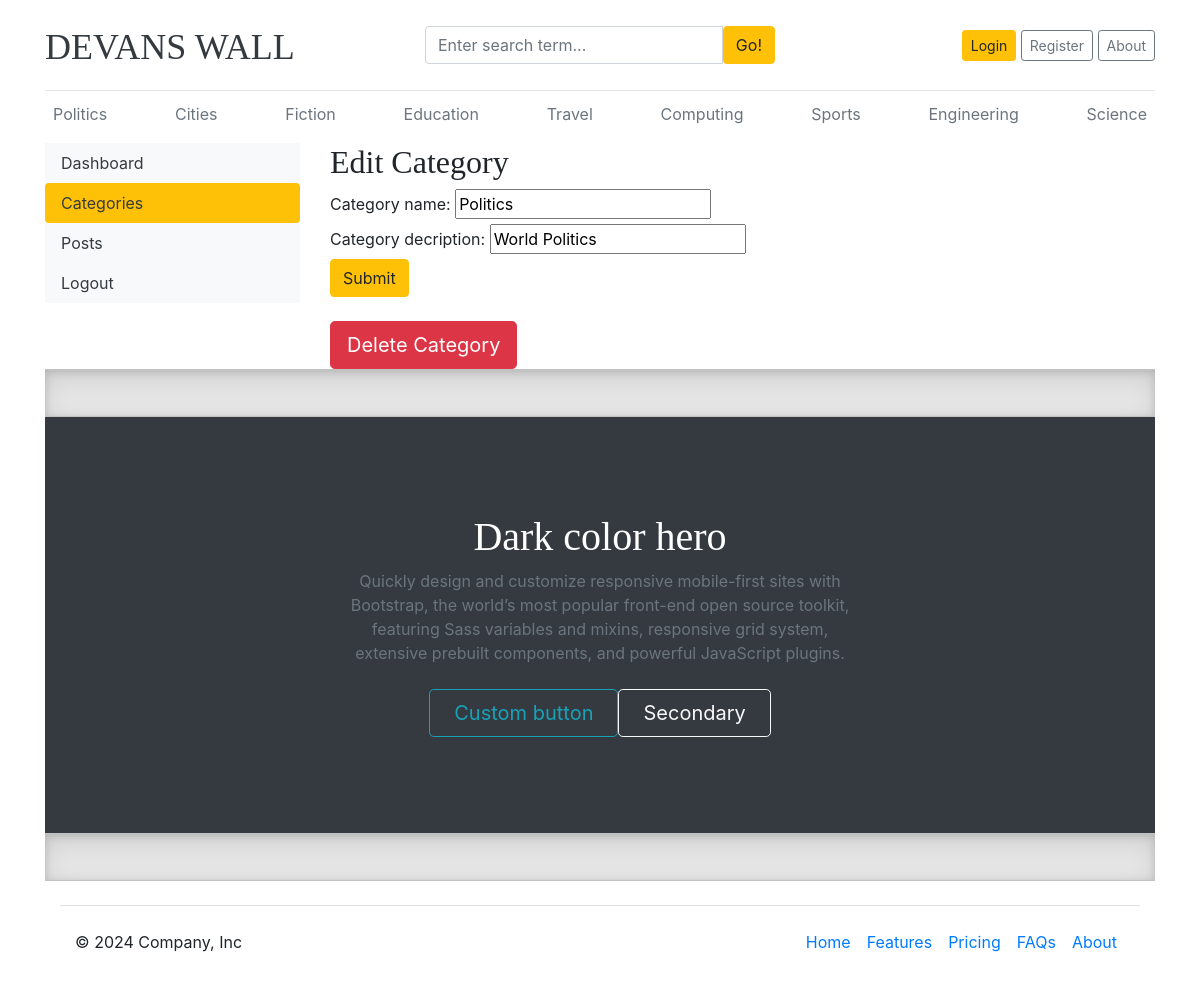
Screenshot of /CMS/dashboard/dashcategories/editcategory/11/ with the database file from the repository.
### blogs/models.py (models this page shows, shortened)
class Category(models.Model):
    category_name = models.CharField(max_length = 50, unique=True)
    category_decription = models.CharField(max_length = 150, unique=True, null=True)
    created_at = models.DateTimeField(auto_now_add =True)
    updated_at = models.DateTimeField(auto_now_add =True)
    class Meta:
        verbose_name_plural = 'Categories'

### Dashboards/views.py (the view)
# urls.py: path('dashcategories/editcategory/<int:pk>/', views.editcategory, name='editcategory'),
def editcategory(request, pk):
    catego = get_object_or_404(Category, pk=pk)
    if request.method=='POST':
        form = CategoryForm(request.POST, instance=catego)
        if form.is_valid():
            form.save()
            return redirect('dashcategories')
    form = CategoryForm(instance=catego)
    context = {
        'form': form,
        'catego': catego,
    }
    return render(request, 'Dash/editcategory.html', context)

### Dashboards/forms.py
class CategoryForm(forms.ModelForm):
    class Meta:
        model = Category
        fields = '__all__'

### blogs/context_processors.py (called while the page is built)
def get_categories(request):
    categories = Category.objects.all().order_by('-updated_at')
    return dict(categories=categories)

def get_social_links(request):
    social_links = SocialLink.objects.all()
    return dict(social_links=social_links)

def get_about(request):
    theabout = About.objects.all()
    return dict(theabout=theabout)

### templates/Dash/editcategory.html (shortened to what this page needs)
{% extends 'base.html' %}
{% block content %}
<div class="row">
    {% include 'Dash/dashsidebar.html' %}
    <div class="col-md-9">
        <h2>Edit Category</h2>
       <form action="{% url 'editcategory' catego.id %}" method="POST">
        {{ form }}
        <button type="submit" class="btn btn-warning btn-sg">Submit</button> &nbsp;
       </form>
       <br>
       <form action="{% url 'deletecategory' catego.id %}" method="POST">
        <button type="submit" class="btn btn-danger btn-lg">Delete Category</button>
        </form>
    </div>
</div>
{% endblock %}

### templates/base.html (shortened to what this page needs)
{% load static %}
<!DOCTYPE html>
<html lang="en">
<head>
    <link href="https://getbootstrap.com/docs/4.0/dist/css/bootstrap.min.css" rel="stylesheet">
    <link href="{% static 'css/blog.css' %}" rel="stylesheet">
    <link href="{% static 'css/footer.css' %}" rel="stylesheet">
    <link rel="stylesheet" href="https://cdnjs.cloudflare.com/ajax/libs/font-awesome/4.7.0/css/font-awesome.min.css">
  </head>
<body>
    <div class="container">
      <header class="blog-header py-3">
        <div class="row flex-nowrap justify-content-between align-items-center">
          <div class="col-4 pt-1">
            <a class="blog-header-logo text-dark" href="/">DEVANS WALL</a>
          </div>
          <div class="col-4">
            <form action="{% url 'search' %}" method="GET">
              <div class="input-group">
                <input class="form-control" type="text" name="keyword" value="{{thesearchterm}}" placeholder="Enter search term..." aria-label="Enter search term..." aria-describedby="button-search" />
                <button type="submit" class="btn btn-warning" id="button-search">Go!</button>
              </div>
          </form>
          </div>
          <div class="col-4 d-flex justify-content-end align-items-center">
            {% if not user.is_authenticated %}
            <a class="btn btn-sm btn-warning" href="{% url 'login' %}">Login</a> &nbsp;
            <a class="btn btn-sm btn-outline-secondary" href="{% url 'register' %}">Register</a>&nbsp;
            <a class="btn btn-sm btn-outline-secondary" href="{% url 'about' %}">About</a>
            {% endif %}
          </div>
        </div>
      </header>
      <div class="nav-scroller py-1 mb-2">
        <nav class="nav d-flex justify-content-between">
          {% if categories %}
                {% for category in categories %}
                    <a class="p-2 text-muted" href="{% url 'post_by_category' category.id %}">{{ category.category_name }}</a>
                {% endfor %}
                {% else %}
                    <a class="p-2 text-muted" href="#">No Categories</a>
          {% endif %}
        </nav>
      </div>
            {% block content %}
            {% endblock %}
            <div class="b-example-divider"></div>
            <div class="bg-dark text-secondary px-4 py-5 text-center">
              <div class="py-5">
                <h1 class="display-5 fw-bold text-white">Dark color hero</h1>
                <div class="col-lg-6 mx-auto">
                  <p class="fs-5 mb-4">Quickly design and customize responsive mobile-first sites with Bootstrap, the world’s most popular front-end open source toolkit, featuring Sass variables and mixins, responsive grid system, extensive prebuilt components, and powerful JavaScript plugins.</p>
                  <div class="d-grid gap-2 d-sm-flex justify-content-sm-center">
                    <button type="button" class="btn btn-outline-info btn-lg px-4 me-sm-3 fw-bold">Custom button</button>
                    <button type="button" class="btn btn-outline-light btn-lg px-4">Secondary</button>
                  </div>
                </div>
              </div>
            </div>
            <div class="b-example-divider mb-0"></div>
<div class="container">
    <footer class="d-flex flex-wrap justify-content-between align-items-center py-3 my-4 border-top">
      <p class="col-md-4 mb-0 text-body-secondary">&copy; 2024 Company, Inc</p>
      <a href="/" class="col-md-4 d-flex align-items-center justify-content-center mb-3 mb-md-0 me-md-auto link-body-emphasis text-decoration-none">
        <svg class="bi me-2" width="40" height="32"><use xlink:href="#bootstrap"/></svg>
      </a>
      <ul class="nav col-md-4 justify-content-end">
        <li class="nav-item"><a href="#" class="nav-link px-2 text-body-secondary">Home</a></li>
        <li class="nav-item"><a href="#" class="nav-link px-2 text-body-secondary">Features</a></li>
        <li class="nav-item"><a href="#" class="nav-link px-2 text-body-secondary">Pricing</a></li>
        <li class="nav-item"><a href="#" class="nav-link px-2 text-body-secondary">FAQs</a></li>
        <li class="nav-item"><a href="#" class="nav-link px-2 text-body-secondary">About</a></li>
      </ul>
    </footer>
  </div>
  </body>
</html>

### Evans_Walls/static/css/blog.css (style rules this page uses)
.blog-header { border-bottom: 1px solid #e5e5e5; }
.blog-header-logo { font-family: "Playfair Display", Georgia, "Times New Roman", serif; font-size: 2.25rem; }
h1, h2, h3, h4, h5, h6 { font-family: "Playfair Display", Georgia, "Times New Roman", serif; }

### Evans_Walls/static/css/footer.css (style rules this page uses)
.b-example-divider { width: 100%; height: 3rem; background-color: rgba(0, 0, 0, .1); border: solid rgba(0, 0, 0, .15); border-width: 1px 0; box-shadow: inset 0 .5em 1.5em rgba(0, 0, 0, .1), inset 0 .125em .5em rgba(0, 0, 0, .15); }
.bi { vertical-align: -.125em; fill: currentColor; }
.nav-scroller { position: relative; z-index: 2; height: 2.75rem; overflow-y: hidden; }
.nav-scroller .nav { display: flex; flex-wrap: nowrap; padding-bottom: 1rem; margin-top: -1px; overflow-x: auto; text-align: center; white-space: nowrap; -webkit-overflow-scrolling: touch; }

### rows the page displays
Category: category_name "Politics", category_decription "World Politics"
Category: category_name "Cities"
Category: category_name "Fiction"
Category: category_name "Education"
Category: category_name "Travel"
Category: category_name "Computing"
Category: category_name "Sports"
Category: category_name "Engineering"
Category: category_name "Science"
